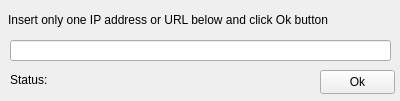
<?xml version="1.0" encoding="UTF-8"?>
<ui version="4.0">
 <class>APIWindowClass</class>
 <widget class="QWidget" name="APIWindowClass">
  <property name="geometry">
   <rect>
    <x>0</x>
    <y>0</y>
    <width>400</width>
    <height>101</height>
   </rect>
  </property>
  <property name="windowTitle">
   <string>Get data from IP or URL</string>
  </property>
  <widget class="QLineEdit" name="lineEdit">
   <property name="geometry">
    <rect>
     <x>10</x>
     <y>40</y>
     <width>381</width>
     <height>21</height>
    </rect>
   </property>
  </widget>
  <widget class="QLabel" name="APIDescribeLabel">
   <property name="geometry">
    <rect>
     <x>8</x>
     <y>10</y>
     <width>371</width>
     <height>20</height>
    </rect>
   </property>
   <property name="text">
    <string>Insert only one IP address or URL below and click Ok button</string>
   </property>
  </widget>
  <widget class="QPushButton" name="acceptAPIButton">
   <property name="geometry">
    <rect>
     <x>320</x>
     <y>70</y>
     <width>75</width>
     <height>24</height>
    </rect>
   </property>
   <property name="text">
    <string>Ok</string>
   </property>
  </widget>
  <widget class="QLabel" name="StatusDescribeLabel">
   <property name="geometry">
    <rect>
     <x>10</x>
     <y>70</y>
     <width>251</width>
     <height>20</height>
    </rect>
   </property>
   <property name="text">
    <string>Status: </string>
   </property>
  </widget>
 </widget>
 <resources/>
 <connections/>
</ui>
